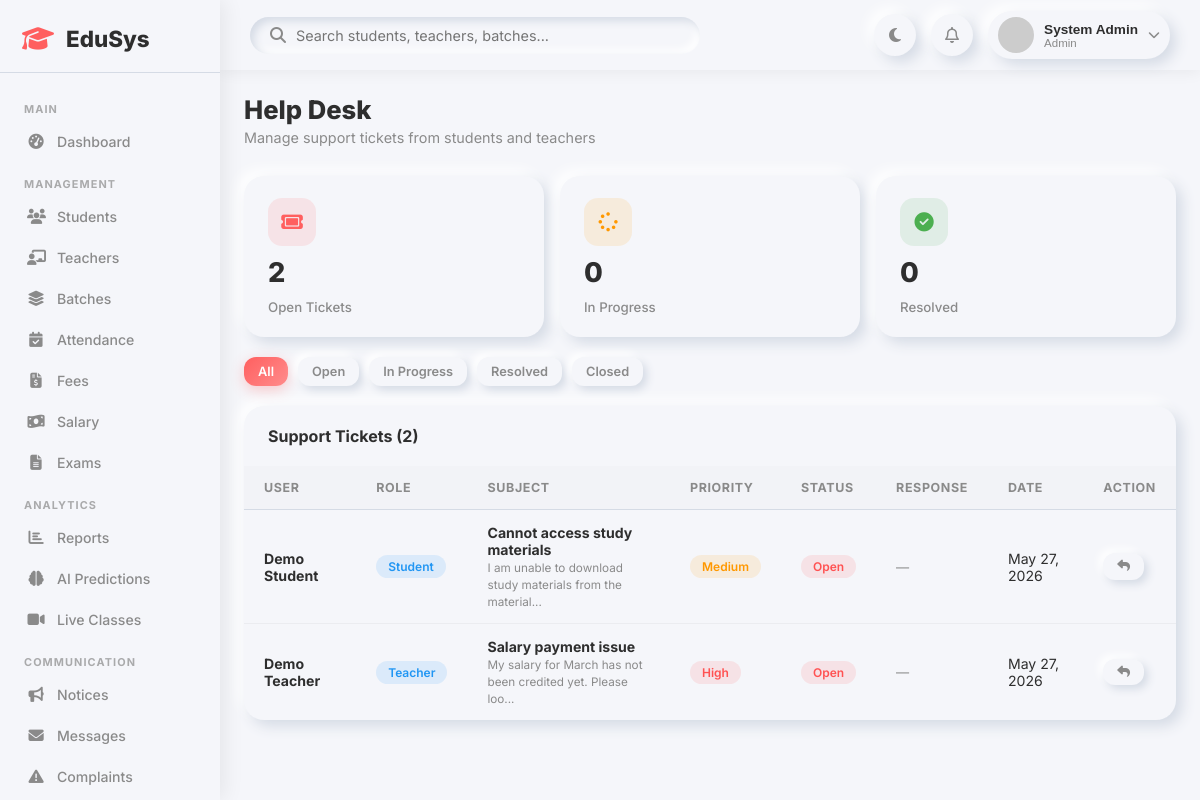
The page /admin/helpdesk.php (signed in) on the database its author committed.
### tables this page shows
CREATE TABLE IF NOT EXISTS helpdesk_tickets (
    id INT AUTO_INCREMENT PRIMARY KEY,
    user_id INT NOT NULL,
    subject VARCHAR(200),
    message TEXT,
    priority ENUM('low','medium','high') DEFAULT 'medium',
    status ENUM('open','in_progress','resolved','closed') DEFAULT 'open',
    admin_response TEXT,
    created_at TIMESTAMP DEFAULT CURRENT_TIMESTAMP,
    FOREIGN KEY (user_id) REFERENCES users(id) ON DELETE CASCADE
);

CREATE TABLE IF NOT EXISTS users (
    id INT AUTO_INCREMENT PRIMARY KEY,
    name VARCHAR(150) NOT NULL,
    email VARCHAR(150) UNIQUE NOT NULL,
    password VARCHAR(255) NOT NULL,
    role ENUM('admin','teacher','student') NOT NULL DEFAULT 'student',
    avatar VARCHAR(255) DEFAULT NULL,
    status ENUM('active','inactive','pending') DEFAULT 'pending',
    created_at TIMESTAMP DEFAULT CURRENT_TIMESTAMP,
    updated_at TIMESTAMP DEFAULT CURRENT_TIMESTAMP ON UPDATE CURRENT_TIMESTAMP
);

### admin/helpdesk.php (the view, shortened to what this page needs)
<?php
require_once '../includes/header.php';
$status_f = $_GET['status'] ?? '';
$where = $status_f ? "WHERE ht.status='" . $conn->real_escape_string($status_f) . "'" : '';
$tickets = $conn->query("
    SELECT ht.*, u.name as user_name, u.role as user_role
    FROM helpdesk_tickets ht
    JOIN users u ON ht.user_id = u.id
    $where
    ORDER BY ht.created_at DESC
");
$oc_res = $conn->query("SELECT COUNT(*) as c FROM helpdesk_tickets WHERE status='open'");
$open_count     = $oc_res ? ($oc_res->fetch_assoc()['c'] ?? 0) : 0;
$pc_res = $conn->query("SELECT COUNT(*) as c FROM helpdesk_tickets WHERE status='in_progress'");
$progress_count = $pc_res ? ($pc_res->fetch_assoc()['c'] ?? 0) : 0;
$rc_res = $conn->query("SELECT COUNT(*) as c FROM helpdesk_tickets WHERE status='resolved'");
$resolved_count = $rc_res ? ($rc_res->fetch_assoc()['c'] ?? 0) : 0;
?>
<div class="page-header">
    <div><h1>Help Desk</h1><p>Manage support tickets from students and teachers</p></div>
</div>
<div class="stats-grid stats-grid-3" style="margin-bottom:20px;">
    <div class="stat-card"><div class="stat-card-header"><div class="stat-icon red"><i class="fa-solid fa-ticket"></i></div></div><div class="stat-value"><?= $open_count ?></div><div class="stat-label">Open Tickets</div></div>
    <div class="stat-card"><div class="stat-card-header"><div class="stat-icon orange"><i class="fa-solid fa-spinner"></i></div></div><div class="stat-value"><?= $progress_count ?></div><div class="stat-label">In Progress</div></div>
    <div class="stat-card"><div class="stat-card-header"><div class="stat-icon green"><i class="fa-solid fa-check-circle"></i></div></div><div class="stat-value"><?= $resolved_count ?></div><div class="stat-label">Resolved</div></div>
</div>
<div style="display:flex;gap:10px;margin-bottom:20px;">
    <a href="helpdesk.php" class="btn <?= !$status_f ? 'btn-primary' : 'btn-outline' ?> btn-sm">All</a>
    <a href="?status=open" class="btn <?= $status_f === 'open' ? 'btn-primary' : 'btn-outline' ?> btn-sm">Open</a>
    <a href="?status=in_progress" class="btn <?= $status_f === 'in_progress' ? 'btn-primary' : 'btn-outline' ?> btn-sm">In Progress</a>
    <a href="?status=resolved" class="btn <?= $status_f === 'resolved' ? 'btn-primary' : 'btn-outline' ?> btn-sm">Resolved</a>
    <a href="?status=closed" class="btn <?= $status_f === 'closed' ? 'btn-primary' : 'btn-outline' ?> btn-sm">Closed</a>
</div>
<div class="table-card">
    <div class="table-header"><h3>Support Tickets (<?= $tickets ? $tickets->num_rows : 0 ?>)</h3></div>
    <div class="table-responsive">
        <table>
            <thead><tr><th>User</th><th>Role</th><th>Subject</th><th>Priority</th><th>Status</th><th>Response</th><th>Date</th><th>Action</th></tr></thead>
            <tbody>
                <?php if (!$tickets || $tickets->num_rows === 0): ?>
                <tr><td colspan="8" style="text-align:center;padding:30px;color:var(--text-secondary);">No tickets found.</td></tr>
                <?php else: ?>
                <?php while ($t = $tickets->fetch_assoc()):
                    $sc = ['open'=>'badge-danger','in_progress'=>'badge-warning','resolved'=>'badge-success','closed'=>'badge-gray'][$t['status']] ?? 'badge-info';
                    $pc = ['high'=>'badge-danger','medium'=>'badge-warning','low'=>'badge-info'][$t['priority']] ?? 'badge-info';
                ?>
                <tr>
                    <td><strong><?= htmlspecialchars($t['user_name']) ?></strong></td>
                    <td><span class="badge-pill badge-info"><?= ucfirst($t['user_role']) ?></span></td>
                    <td>
                        <strong><?= htmlspecialchars($t['subject']) ?></strong><br>
                        <small style="color:var(--text-secondary);"><?= mb_strimwidth($t['message'], 0, 60, '...') ?></small>
                    </td>
                    <td><span class="badge-pill <?= $pc ?>"><?= ucfirst($t['priority']) ?></span></td>
                    <td><span class="badge-pill <?= $sc ?>"><?= str_replace('_', ' ', ucfirst($t['status'])) ?></span></td>
                    <td style="max-width:180px;white-space:normal;font-size:0.82rem;color:var(--text-secondary);"><?= $t['admin_response'] ? htmlspecialchars(mb_strimwidth($t['admin_response'], 0, 80, '...')) : '—' ?></td>
                    <td><?= date('M d, Y', strtotime($t['created_at'])) ?></td>
                    <td>
                        <button class="btn btn-outline btn-sm" onclick="openTicketModal(<?= $t['id'] ?>, '<?= addslashes($t['admin_response'] ?? '') ?>', '<?= $t['status'] ?>')">
                            <i class="fa-solid fa-reply"></i>
                        </button>
                    </td>
                </tr>
                <?php endwhile; ?>
                <?php endif; ?>
            </tbody>
        </table>
    </div>
</div>
<?php require_once '../includes/footer.php'; ?>

### css/dashboard.css (style rules this page uses)
:root { --primary: #FF5F5F; --secondary: #6C63FF; --background: #F5F6FA; --text-primary: #2E2E2E; --text-secondary: #8A8A8A; --shadow-light: #ffffff; --shadow-dark: #d5dbe5; --neu: 6px 6px 14px var(--shadow-dark), -6px -6px 14px var(--shadow-light); --neu-sm: 4px 4px 8px var(--shadow-dark), -4px -4px 8px var(--shadow-light); --neu-in: inset 4px 4px 8px var(--shadow-dark), inset -4px -4px 8px var(--shadow-light); --success: #4CAF50; --danger: #FF5252; --warning: #FF9800; --info: #2196F3; --sidebar-width: 260px; }
* { margin: 0; padding: 0; box-sizing: border-box; }
body { font-family: 'Inter', sans-serif; background: var(--background); color: var(--text-primary); transition: background 0.3s, color 0.3s; }
.page-header { display: flex; justify-content: space-between; align-items: flex-start; margin-bottom: 30px; flex-wrap: wrap; gap: 15px; }
.page-header h1 { font-size: 1.6rem; font-weight: 800; }
.page-header p { color: var(--text-secondary); font-size: 0.9rem; margin-top: 4px; }
.stats-grid { display: grid; grid-template-columns: repeat(auto-fit, minmax(210px, 1fr)); gap: 20px; margin-bottom: 30px; }
.stat-card { background: var(--background); border-radius: 20px; box-shadow: var(--neu); padding: 22px 24px; display: flex; flex-direction: column; gap: 10px; transition: transform 0.2s ease; }
.stat-card-header { display: flex; justify-content: space-between; align-items: flex-start; }
.stat-icon { width: 48px; height: 48px; border-radius: 14px; display: flex; align-items: center; justify-content: center; font-size: 1.2rem; }
.stat-icon.red { background: rgba(255,95,95,0.12); color: var(--primary); }
.stat-icon.green { background: rgba(76,175,80,0.12); color: var(--success); }
.stat-icon.orange { background: rgba(255,152,0,0.12); color: var(--warning); }
.stat-value { font-size: 2rem; font-weight: 800; }
.stat-label { font-size: 0.83rem; color: var(--text-secondary); font-weight: 500; }
.table-card { background: var(--background); border-radius: 20px; box-shadow: var(--neu); overflow: hidden; margin-bottom: 25px; }
.table-header { display: flex; justify-content: space-between; align-items: center; padding: 20px 24px; flex-wrap: wrap; gap: 10px; }
.table-header h3 { font-size: 1rem; font-weight: 700; }
.table-responsive { overflow-x: auto; }
table { width: 100%; border-collapse: collapse; }
th, td { padding: 14px 20px; text-align: left; }
th { font-size: 0.78rem; text-transform: uppercase; letter-spacing: 0.05em; color: var(--text-secondary); font-weight: 700; border-bottom: 1px solid var(--shadow-dark); background: rgba(0,0,0,0.01); }
td { font-size: 0.88rem; border-bottom: 1px solid rgba(0,0,0,0.04); }
tr:last-child td { border-bottom: none; }
.badge-pill { display: inline-block; padding: 4px 12px; border-radius: 20px; font-size: 0.75rem; font-weight: 600; }
.badge-danger { background: rgba(255,82,82,0.12); color: var(--danger); }
.badge-warning { background: rgba(255,152,0,0.12); color: var(--warning); }
.badge-info { background: rgba(33,150,243,0.12); color: var(--info); }
.btn { display: inline-flex; align-items: center; gap: 8px; padding: 10px 20px; border-radius: 12px; border: none; font-family: 'Inter', sans-serif; font-size: 0.88rem; font-weight: 600; cursor: pointer; transition: all 0.2s ease; text-decoration: none; }
.btn-primary { background: linear-gradient(135deg, var(--primary), #ff8c8c); color: white; box-shadow: 0 4px 14px rgba(255,95,95,0.3); }
.btn-outline { background: var(--background); box-shadow: var(--neu-sm); color: var(--text-secondary); }
.btn-sm { padding: 7px 14px; font-size: 0.8rem; }

### css/responsive.css (style rules this page uses)
@media (max-width: 1200px) { :root { --sidebar-width: 220px; } }
@media (max-width: 1200px) { .stats-grid { gap: 16px; } }
@media (max-width: 1200px) { .stat-value { font-size: 1.7rem; } }

### rows shown on the page
helpdesk_tickets: user.name "Demo Student", user.role "Student", subject "Cannot access study materials", message "I am unable to download study materials from the material...", priority "Medium", status "Open", created_at "May 27, 2026"
helpdesk_tickets: user.name "Demo Teacher", user.role "Teacher", subject "Salary payment issue", message "My salary for March has not been credited yet. Please loo...", priority "High", status "Open", created_at "May 27, 2026"

### other values the page prints
$name "System Admin"
$role "Admin"
$open_count "2"
$progress_count "0"
$resolved_count "0"
$tickets->num_rows "2"
